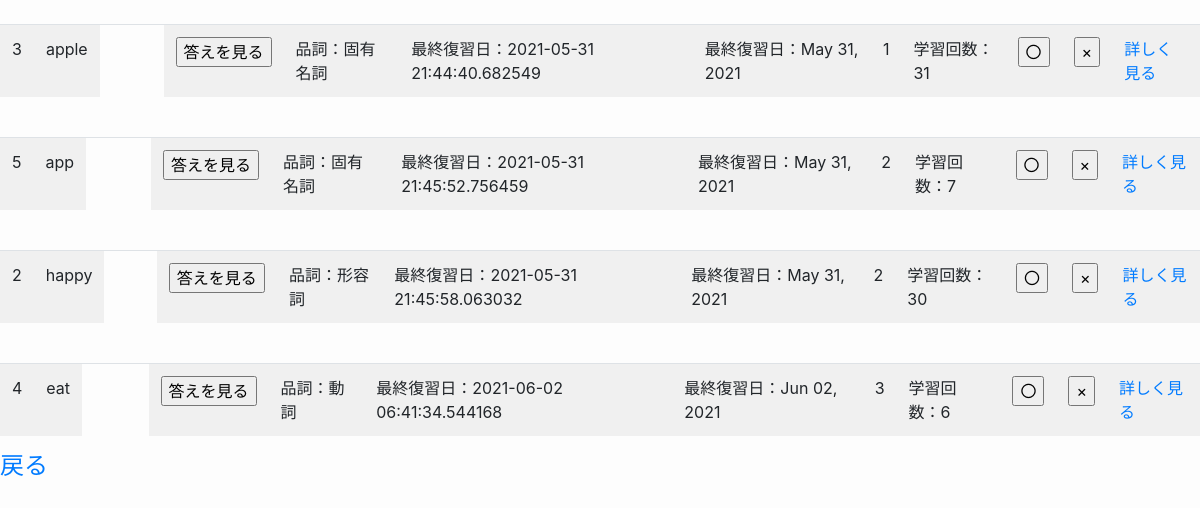
Page /studying (signed in) on the earlier database version.
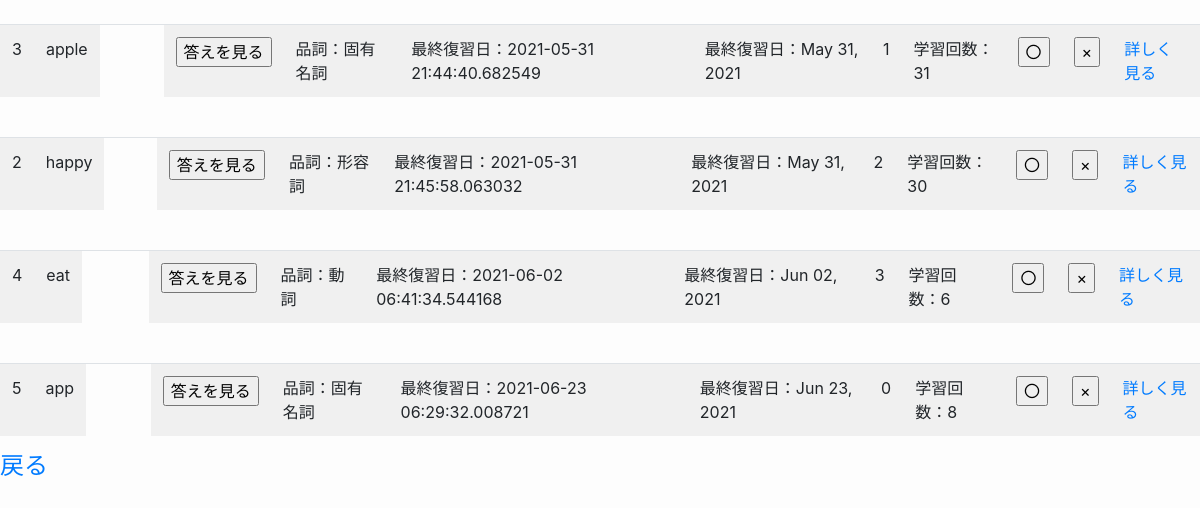
Same page on the later database version.
### models/models.py (models this page shows, shortened)
class List(Base):
    __tablename__ = 'lists'
    id = Column(Integer, primary_key=True)
    userid = Column(String(128))
    front = Column(String(128))
    back = Column(String(128))
    partofspeech = Column(Text)
    memo = Column(Text)
    sumcount = Column(Integer)
    count = Column(Integer)
    date = Column(DateTime, default=datetime.today())

### app/app.py (the view)
@app.route("/studying")
def studying():
    if "user_name" in session:
        name = session["user_name"]
        studyALL = List.query.filter_by(userid=name).order_by(List.date.asc())
        nowdate = datetime.today()
        meg = "もうちょっとこうだったら使いやすいのに、を集めた英単語アプリです。"
        meg2 = "主な機能を紹介します。"
        meg3 = "１・反復学習"
        return render_template("studying.html",studyALL=studyALL,nowdate=nowdate,meg=meg,meg2=meg2,meg3=meg3)
    else:
        return redirect(url_for("top",status="logout"))

### app/templates/studying.html (shortened to what this page needs)
{% extends "layout.html" %}
{% block time %}
<div class="table-responsive">
    {% for studyone in studyALL %}
    <table class="table table-striped">
        <tr>
            <td>{{studyone.id}}</td>
            <td>{{studyone.front}}</td>
            <td>
                <input type="button" value="答えを見る" onclick="clickBtn('{{studyone.id}}')" />
            </td>
            <td>品詞：{{studyone.partofspeech}}</td>
            <td>最終復習日：{{studyone.date}}</td>
            <td>最終復習日：{{studyone.date.strftime('%b %d, %Y')}}</td>
            <td>{{studyone.count}}</td>
            <td>学習回数：{{studyone.sumcount}}</td>
            <td>
                <form action="/understand/{{studyone.id}}" method="post" name="understand">
                    <input type="submit" name="understand" value="〇">
                </form>
            </td>
            <td>
                <form action="/repeats/{{studyone.id}}" method="post" name="repeats">
                    <input type="submit" name="repeats" value="×">
                </form>
            </td>
            <td>
                <a class="pronounce" href="/pronounce/{{studyone.id}}">詳しく見る</a>
            </td>
        </tr>
    </table>
    {% endfor %}
</div>
<h4><a class="new" href="/index">戻る</a></h4>
{% endblock %}

### app/templates/layout.html (shortened to what this page needs)
<!DOCTYPE html>
<html lang="ja">
<head>
    <link rel="stylesheet" href="https://stackpath.bootstrapcdn.com/bootstrap/4.3.1/css/bootstrap.min.css">
    <link rel="stylesheet" type="text/css" href="{{ url_for('static',filename='css/style.css') }}">
</head>
<body>
    {% block time %}
    {% endblock %}
</body>
</html>

### app/static/css/style.css (style rules this page uses)
body { background-color: rgb(253, 253, 253); }

Differences in the rows shown:
changed List "app": date "2021-05-31 21:45:52.756459" → "2021-06-23 06:29:32.008721"; date "May 31, 2021" → "Jun 23, 2021"; count "2" → "0"; sumcount "7" → "8"; moves down the list
